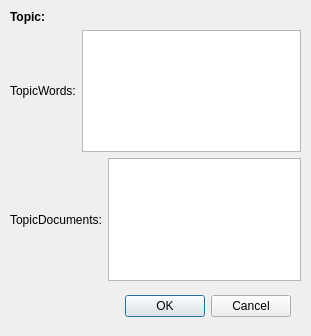
<?xml version="1.0" encoding="UTF-8"?>
<ui version="4.0">
 <class>topicDialog</class>
 <widget class="QDialog" name="topicDialog">
  <property name="geometry">
   <rect>
    <x>0</x>
    <y>0</y>
    <width>311</width>
    <height>336</height>
   </rect>
  </property>
  <property name="windowTitle">
   <string>topicInfo</string>
  </property>
  <widget class="QDialogButtonBox" name="buttonBox">
   <property name="geometry">
    <rect>
     <x>20</x>
     <y>290</y>
     <width>271</width>
     <height>32</height>
    </rect>
   </property>
   <property name="orientation">
    <enum>Qt::Horizontal</enum>
   </property>
   <property name="standardButtons">
    <set>QDialogButtonBox::Cancel|QDialogButtonBox::Ok</set>
   </property>
  </widget>
  <widget class="QWidget" name="verticalLayoutWidget">
   <property name="geometry">
    <rect>
     <x>10</x>
     <y>10</y>
     <width>291</width>
     <height>271</height>
    </rect>
   </property>
   <layout class="QVBoxLayout" name="verticalLayout">
    <item>
     <widget class="QLabel" name="label">
      <property name="text">
       <string>&lt;b&gt;Topic:&lt;/b&gt;</string>
      </property>
     </widget>
    </item>
    <item>
     <layout class="QHBoxLayout" name="horizontalLayout">
      <item>
       <widget class="QLabel" name="label_2">
        <property name="text">
         <string>TopicWords:</string>
        </property>
       </widget>
      </item>
      <item>
       <widget class="QTextEdit" name="topicWords">
        <property name="sizePolicy">
         <sizepolicy hsizetype="Expanding" vsizetype="Expanding">
          <horstretch>0</horstretch>
          <verstretch>0</verstretch>
         </sizepolicy>
        </property>
       </widget>
      </item>
     </layout>
    </item>
    <item>
     <layout class="QHBoxLayout" name="horizontalLayout_2">
      <item>
       <widget class="QLabel" name="label_3">
        <property name="text">
         <string>TopicDocuments:</string>
        </property>
       </widget>
      </item>
      <item>
       <widget class="QTextEdit" name="topicDocuments"/>
      </item>
     </layout>
    </item>
   </layout>
  </widget>
 </widget>
 <resources/>
 <connections>
  <connection>
   <sender>buttonBox</sender>
   <signal>accepted()</signal>
   <receiver>topicDialog</receiver>
   <slot>accept()</slot>
   <hints>
    <hint type="sourcelabel">
     <x>248</x>
     <y>254</y>
    </hint>
    <hint type="destinationlabel">
     <x>157</x>
     <y>274</y>
    </hint>
   </hints>
  </connection>
  <connection>
   <sender>buttonBox</sender>
   <signal>rejected()</signal>
   <receiver>topicDialog</receiver>
   <slot>reject()</slot>
   <hints>
    <hint type="sourcelabel">
     <x>316</x>
     <y>260</y>
    </hint>
    <hint type="destinationlabel">
     <x>286</x>
     <y>274</y>
    </hint>
   </hints>
  </connection>
 </connections>
</ui>
